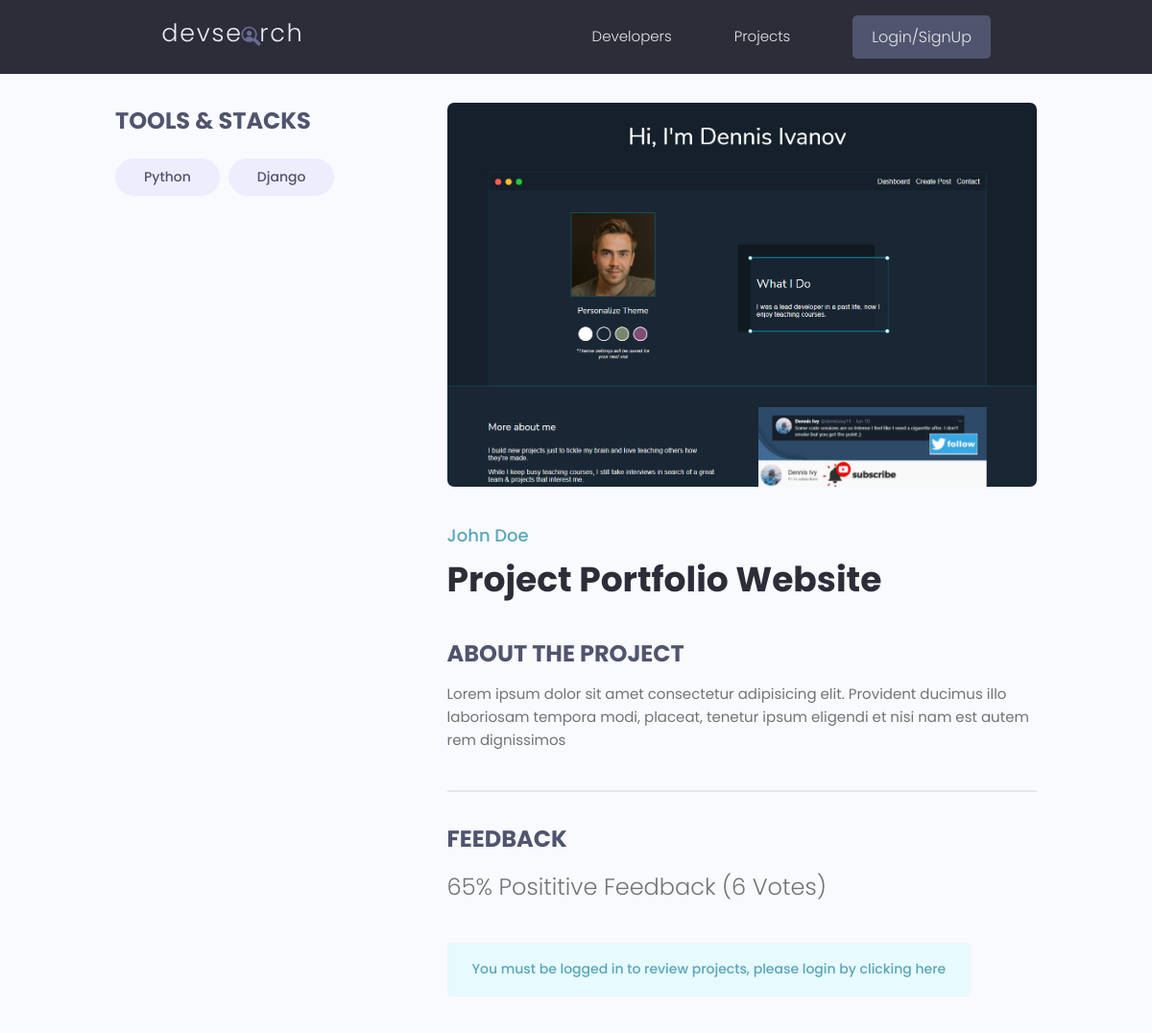
Page /project/ab9fa9b3-343b-48f6-ae60-71f516810e78 on the earlier database version.
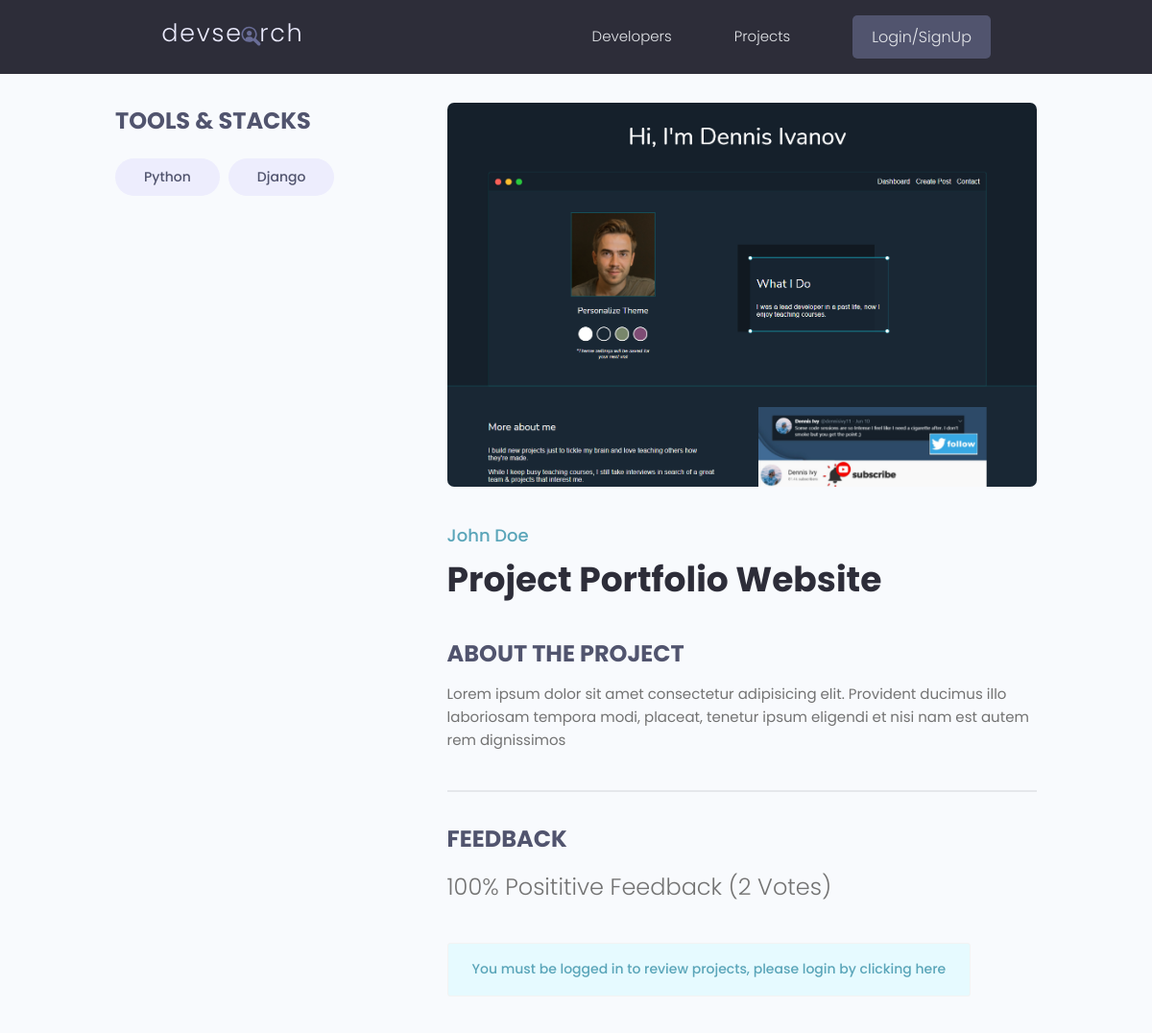
Same page on the later database version.
### project/models.py (models this page shows, shortened)
class Project(models.Model):
    id = models.UUIDField(default=uuid.uuid4,
                          primary_key=True, unique=True, editable=False)
    owner = models.ForeignKey(Developer, null=True,
                              blank=True, on_delete=models.CASCADE)
    title = models.CharField(max_length=200, unique=True)
    description = models.TextField(null=True, blank=True)
    featured_image = models.ImageField(
        null=True, blank=True, default='default.jpg')
    demo_link = models.CharField(max_length=2000, null=True, blank=True)
    source_link = models.CharField(max_length=2000, null=True, blank=True)
    tags = models.ManyToManyField('Tag', blank=True)
    vote_total = models.IntegerField(default=0, null=True, blank=True)
    vote_ratio = models.IntegerField(default=0, null=True, blank=True)
    created = models.DateTimeField(auto_now_add=True)
    @property
    def reviewers(self):
        return self.review_set.all().values_list('developer__id', flat=True)

### developer/models.py (models this page shows, shortened)
class Developer(models.Model):
    id = models.UUIDField(default=uuid.uuid4,
                          primary_key=True, unique=True, editable=False)
    user = models.OneToOneField(User, on_delete=models.CASCADE, null=True)
    name = models.CharField(max_length=200, blank=True, null=True)
    email = models.EmailField(max_length=200, blank=True, null=True)
    username = models.CharField(max_length=200, blank=True, null=True)
    location = models.CharField(max_length=200, blank=True, null=True)
    short_intro = models.CharField(max_length=200, blank=True, null=True)
    bio = models.TextField(blank=True, null=True)
    profile_image = models.ImageField(
        upload_to='profiles/', blank=True, null=True, default='profiles/user-default.png')
    social_github = models.CharField(max_length=200, blank=True, null=True)
    social_twitter = models.CharField(max_length=200, blank=True, null=True)
    social_linkedin = models.CharField(max_length=200, blank=True, null=True)
    social_youtube = models.CharField(max_length=200, blank=True, null=True)
    social_website = models.CharField(max_length=200, blank=True, null=True)
    social_stackoverflow = models.CharField(
        max_length=200, blank=True, null=True)
    created = models.DateTimeField(auto_now_add=True)

### project/views.py (the view, shortened to what this page needs)
# urls.py: path('project/', include('project.urls')),
def project(request, pk):
    project = Project.objects.get(pk=pk)
    form = ReviewForm()
    context = {'project': project, 'form': form}
    template = 'project/project.html'
    return render(request, template, context)

### project/templates/project/project.html (shortened to what this page needs)
{% extends 'main.html' %}
{% block content %}
<main class="singleProject my-md">
    <div class="container">
        <div class="layout">
            <div class="column column--1of3">
                <h3 class="singleProject__subtitle">Tools & Stacks</h3>
                <div class="singleProject__toolStack">
                    {% for tag in project.tags.all %}
                    <span class="tag tag--pill tag--sub tag--lg">
                        <small>{{ tag.name }} </small>
                    </span>
                    {% endfor %}
                </div>
            </div>
            <div class="column column--2of3">
                <img class="singleProject__preview" src="{{ project.featured_image.url }}" />
                <a href="{% url 'developer:profile' project.owner.id %}"
                    class="singleProject__developer">{{project.owner.name}}</a>
                <h2 class="singleProject__title">Project {{ project.title }}</h2>
                <h3 class="singleProject__subtitle">About the Project</h3>
                <div class="singleProject__info">
                    {{ project.description }}
                </div>
                <div class="comments">
                    <h3 class="singleProject__subtitle">Feedback</h3>
                    <h5 class="project--rating">
                        {{ project.vote_ratio }}% Posititive Feedback ({{ project.vote_total }}
                        Vote{{project.vote_total|pluralize:"s"}})
                    </h5>
                    {% if request.user.developer.id in project.reviewers %}
                    <div class="alert alert--info">
                        <p class="alert__message">
                            You have already reviewed this project.
                        </p>
                    </div>
                    {% elif request.user.developer == project.owner %}
                    <div class="alert alert--info">
                        <p class="alert__message">
                            You cannot review your own project.</p>
                    </div>
                    {% elif not request.user.is_authenticated %}
                    <div class="alert alert--info">
                        <p class="alert__message">
                            <a href="{% url 'developer:login' %}?next={{ request.path }}">
                                You must be logged in to review projects, please login by clicking here
                            </a>
                        </p>
                    </div>
                    <br>
                    {% endif %}
                </div>
            </div>
        </div>
    </div>
</main>
{% endblock content %}

Differences in the rows shown:
changed Project "Portfolio Website": vote_ratio "65" → "100"; vote_total "6" → "2"
